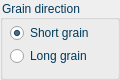
          <widget class="QGroupBox" name="groupBox_2">
           <property name="minimumSize">
            <size>
             <width>120</width>
             <height>80</height>
            </size>
           </property>
           <property name="maximumSize">
            <size>
             <width>120</width>
             <height>80</height>
            </size>
           </property>
           <property name="styleSheet">
            <string notr="true">font: 10pt &quot;Segoe UI&quot;; color: rgb(0, 57, 90)</string>
           </property>
           <property name="title">
            <string>Grain direction</string>
           </property>
           <widget class="QWidget" name="verticalLayoutWidget_3">
            <property name="geometry">
             <rect>
              <x>10</x>
              <y>20</y>
              <width>97</width>
              <height>51</height>
             </rect>
            </property>
            <layout class="QVBoxLayout" name="verticalLayout_8">
             <property name="spacing">
              <number>0</number>
             </property>
             <item>
              <widget class="QRadioButton" name="rb_short_grain">
               <property name="enabled">
                <bool>true</bool>
               </property>
               <property name="minimumSize">
                <size>
                 <width>95</width>
                 <height>0</height>
                </size>
               </property>
               <property name="styleSheet">
                <string notr="true">font: 10pt &quot;Segoe UI&quot;; color: rgb(0, 57, 90)</string>
               </property>
               <property name="text">
                <string>Short grain</string>
               </property>
               <property name="checked">
                <bool>true</bool>
               </property>
              </widget>
             </item>
             <item>
              <widget class="QRadioButton" name="rb_long_grain">
               <property name="enabled">
                <bool>true</bool>
               </property>
               <property name="minimumSize">
                <size>
                 <width>95</width>
                 <height>0</height>
                </size>
               </property>
               <property name="styleSheet">
                <string notr="true">font: 10pt &quot;Segoe UI&quot;; color: rgb(0, 57, 90)</string>
               </property>
               <property name="text">
                <string>Long grain</string>
               </property>
              </widget>
             </item>
            </layout>
           </widget>
          </widget>
